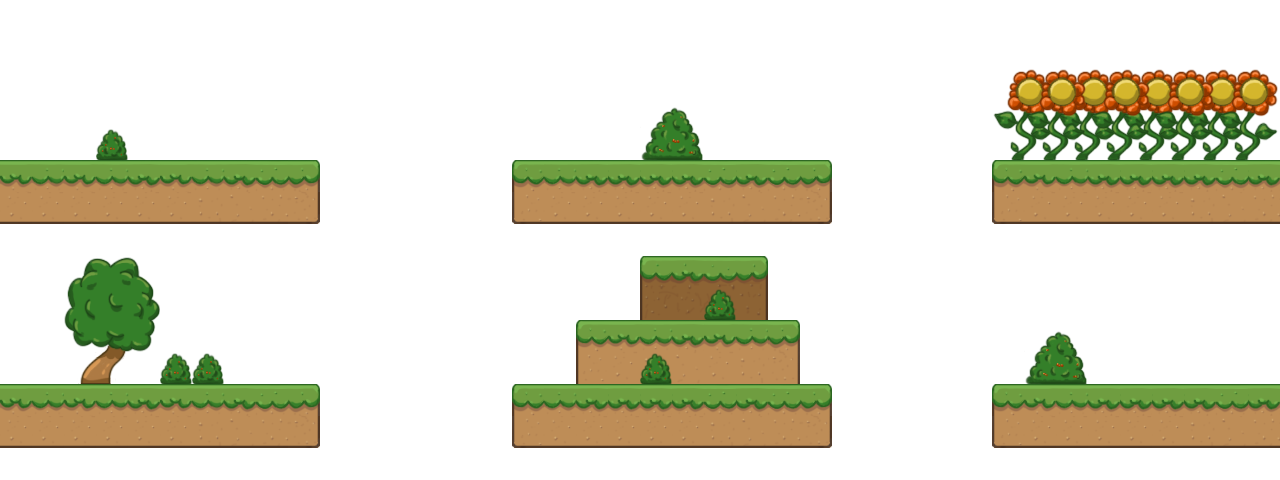

This game map was drawn from its Tiled (.tmx) file and the tilesets committed beside it. A one-line description and the trimmed map source follow:
An orthogonal 40x15 tile map with 32x32 px tiles, 3 tile layers (background, ground, frontground), 2 tilesets and 5 objects (3x flairy, earm, goal).

<map version="1.10" tiledversion="1.10.0" orientation="orthogonal" renderorder="right-down" width="40" height="15" tilewidth="32" tileheight="32" infinite="0" backgroundcolor="#ffffff" nextlayerid="5" nextobjectid="6">
 <properties>
  <property name="FLY" value="-1" />
  <property name="JUMP" value="-1" />
 </properties>
 <tileset firstgid="1" name="tiles" tilewidth="32" tileheight="32" tilecount="100" columns="10">
  <image source="tiles.png" width="320" height="320" />
  <tile id="0">
   <properties>
    <property name="type" value="TOPL" />
   </properties>
  </tile>
  <tile id="1">
   <properties>
    <property name="type" value="TOP" />
   </properties>
  </tile>
  <tile id="2">
   <properties>
    <property name="type" value="TOP" />
   </properties>
  </tile>
  <tile id="3">
   <properties>
    <property name="type" value="TOP" />
   </properties>
  </tile>
  <tile id="4">
   <properties>
    <property name="type" value="TOP" />
   </properties>
  </tile>
  <tile id="5">
   <properties>
    <property name="type" value="TOPR" />
   </properties>
  </tile>
  <tile id="6">
   <properties>
    <property name="type" value="TOP" />
   </properties>
  </tile>
  <tile id="7">
   <properties>
    <property name="type" value="TOP" />
   </properties>
  </tile>
  <tile id="8">
   <properties>
    <property name="type" value="TOP" />
   </properties>
  </tile>
  <tile id="9">
   <properties>
    <property name="type" value="TOP" />
   </properties>
  </tile>
  <tile id="10">
   <properties>
    <property name="type" value="LEFT" />
   </properties>
  </tile>
  <tile id="15">
   <properties>
    <property name="type" value="RIGHT" />
   </properties>
  </tile>
  <tile id="20">
   <properties>
    <property name="type" value="DGL1" />
   </properties>
  </tile>
  <tile id="21">
   <properties>
    <property name="type" value="NB" />
   </properties>
  </tile>
  <tile id="22">
   <properties>
    <property name="type" value="NB" />
   </properties>
  </tile>
  <tile id="23">
   <properties>
    <property name="type" value="DGR1" />
   </properties>
  </tile>
  <tile id="31">
   <properties>
    <property name="type" value="DGL1" />
   </properties>
  </tile>
  <tile id="32">
   <properties>
    <property name="type" value="DGR1" />
   </properties>
  </tile>
  <tile id="36">
   <properties>
    <property name="type" value="NB" />
   </properties>
  </tile>
  <tile id="38">
   <properties>
    <property name="type" value="NB" />
   </properties>
  </tile>
  <tile id="39">
   <properties>
    <property name="type" value="NB" />
   </properties>
  </tile>
  <tile id="40">
   <properties>
    <property name="type" value="DGL1" />
   </properties>
  </tile>
  <tile id="41">
   <properties>
    <property name="type" value="NB" />
   </properties>
  </tile>
  <tile id="42">
   <properties>
    <property name="type" value="NB" />
   </properties>
  </tile>
  <tile id="43">
   <properties>
    <property name="type" value="DGR1" />
   </properties>
  </tile>
  <tile id="48">
   <properties>
    <property name="type" value="DGR4" />
   </properties>
  </tile>
  <tile id="49">
   <properties>
    <property name="type" value="DGR5" />
   </properties>
  </tile>
  <tile id="51">
   <properties>
    <property name="type" value="DGL1" />
   </properties>
  </tile>
  <tile id="52">
   <properties>
    <property name="type" value="DGR1" />
   </properties>
  </tile>
  <tile id="70">
   <properties>
    <property name="type" value="LEFT" />
   </properties>
  </tile>
  <tile id="75">
   <properties>
    <property name="type" value="RIGHT" />
   </properties>
  </tile>
  <tile id="80">
   <properties>
    <property name="type" value="TOPL" />
   </properties>
  </tile>
  <tile id="81">
   <properties>
    <property name="type" value="TOP" />
   </properties>
  </tile>
  <tile id="82">
   <properties>
    <property name="type" value="TOP" />
   </properties>
  </tile>
  <tile id="83">
   <properties>
    <property name="type" value="TOP" />
   </properties>
  </tile>
  <tile id="84">
   <properties>
    <property name="type" value="TOP" />
   </properties>
  </tile>
  <tile id="85">
   <properties>
    <property name="type" value="TOP" />
   </properties>
  </tile>
 </tileset>
 <tileset firstgid="101" name="props" tilewidth="32" tileheight="32" tilecount="100" columns="10">
  <image source="props.png" width="320" height="320" />
 </tileset>
 <layer id="1" name="background" width="40" height="15">
  <data>[600 cells, 24 non-empty, 6 distinct tile ids]</data>
 </layer>
 <layer id="2" name="ground" width="40" height="15">
  <data>[600 cells, 138 non-empty, 25 distinct tile ids]</data>
 </layer>
 <layer id="3" name="frontground" width="40" height="15">
  <data>[600 cells, 49 non-empty, 23 distinct tile ids]</data>
 </layer>
 <objectgroup id="4" name="avatars">
  <object id="1" name="earm" gid="25" x="14" y="130" width="32" height="32" />
  <object id="2" name="flairy" gid="37" x="384" y="159" width="32" height="32" />
  <object id="3" name="flairy" gid="37" x="507" y="370" width="32" height="32" />
  <object id="4" name="flairy" gid="37" x="756" y="148" width="32" height="32" />
  <object id="5" name="goal" gid="26" x="1189" y="355" width="32" height="32" />
 </objectgroup>
</map>
